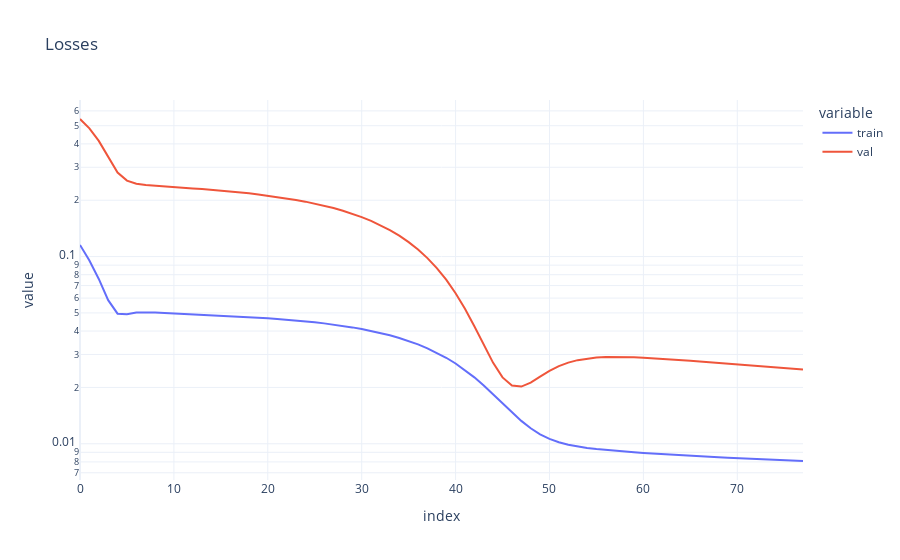

Write notebook code for a chart like this one.
### Markdown cell above
We define constants to use for training:
- `seq_length`: the number of time steps to use for training, *i.e.* the number of previous months to use to predict the next month
- `n_epochs`: the maximum number of epochs to train for
- `batch_size`: the batch size to use for training

### Code cell
seq_length = 1
n_epochs = 200
batch_size = 2
patience = 30
n_features = train.shape[1]
device = "cuda"

data_module = ap.PassengerDataModule(
  train=train,
  val=val,
  test=test,
  seq_length=seq_length,
  batch_size=batch_size,
  device=device,
)


# Create the model, optimizer and loss function
lstm = ap.PassengerLSTM(
  input_size=n_features, lstm_hidden_size=50, num_layers=4, output_size=1, device=device
)
optimizer = optim.AdamW(lstm.parameters(), lr=0.0002)
loss_fn = nn.MSELoss()

early_stopping = ap.EarlyStopping(patience=patience, verbose=True)

# Train the model
predictor = ap.PassengerPredictor(
  data_module=data_module, model=lstm, optimizer=optimizer, loss_fn=loss_fn
)
train_losses, val_losses = predictor.train(
  model=lstm,
  optimizer=optimizer,
  loss_fn=loss_fn,
  n_epochs=n_epochs,
  early_stopping=early_stopping,
  verbose=2
)


# Plot the losses
losses = pd.DataFrame({"train": train_losses, "val": val_losses})
px.line(losses, y=["train", "val"], title="Losses", log_y=True)

### Figure 1 — Plotly figure (JSON) as saved in the notebook; plotly's stock layout.template omitted (floating-point values rounded to 4 significant figures)
{"data": [{"hovertemplate": "variable=train<br>index=%{x}<br>value=%{y}<extra></extra>", "legendgroup": "train", "line": {"color": "#636efa", "dash": "solid"}, "marker": {"symbol": "circle"}, "mode": "lines", "name": "train", "orientation": "v", "showlegend": true, "type": "scatter", "x": [0, 1, 2, 3, 4, 5, 6, 7, 8, 9, 10, 11, 12, 13, 14, 15, 16, 17, 18, 19, 20, 21, 22, 23, 24, 25, 26, 27, 28, 29, 30, 31, 32, 33, 34, 35, 36, 37, 38, 39, 40, 41, 42, 43, 44, 45, 46, 47, 48, 49, 50, 51, 52, 53, 54, 55, 56, 57, 58, 59, 60, 61, 62, 63, 64, 65, 66, 67, 68, 69, 70, 71, 72, 73, 74, 75, 76, 77], "xaxis": "x", "y": [0.1154, 0.09524, 0.07594, 0.05849, 0.04953, 0.04918, 0.0502, 0.0504, 0.05024, 0.05, 0.04974, 0.04949, 0.04924, 0.04898, 0.04872, 0.04845, 0.04817, 0.04787, 0.04755, 0.04722, 0.04686, 0.04647, 0.04604, 0.04559, 0.04509, 0.04455, 0.04396, 0.04332, 0.04262, 0.04185, 0.041, 0.04008, 0.03906, 0.03795, 0.03673, 0.0354, 0.03394, 0.03236, 0.03065, 0.0288, 0.02684, 0.02477, 0.02264, 0.02049, 0.0184, 0.01645, 0.01471, 0.01325, 0.0121, 0.01124, 0.01062, 0.01019, 0.009887, 0.009666, 0.009497, 0.009364, 0.009253, 0.009158, 0.009073, 0.008997, 0.008927, 0.008861, 0.0088, 0.008741, 0.008685, 0.008631, 0.008579, 0.008529, 0.00848, 0.008433, 0.008387, 0.008342, 0.008298, 0.008254, 0.008212, 0.008171, 0.00813, 0.00809], "yaxis": "y"}, {"hovertemplate": "variable=val<br>index=%{x}<br>value=%{y}<extra></extra>", "legendgroup": "val", "line": {"color": "#EF553B", "dash": "solid"}, "marker": {"symbol": "circle"}, "mode": "lines", "name": "val", "orientation": "v", "showlegend": true, "type": "scatter", "x": [0, 1, 2, 3, 4, 5, 6, 7, 8, 9, 10, 11, 12, 13, 14, 15, 16, 17, 18, 19, 20, 21, 22, 23, 24, 25, 26, 27, 28, 29, 30, 31, 32, 33, 34, 35, 36, 37, 38, 39, 40, 41, 42, 43, 44, 45, 46, 47, 48, 49, 50, 51, 52, 53, 54, 55, 56, 57, 58, 59, 60, 61, 62, 63, 64, 65, 66, 67, 68, 69, 70, 71, 72, 73, 74, 75, 76, 77], "xaxis": "x", "y": [0.5431, 0.4844, 0.4149, 0.3387, 0.2813, 0.2546, 0.2449, 0.2409, 0.2385, 0.2366, 0.2349, 0.2331, 0.2313, 0.2293, 0.2273, 0.2251, 0.2228, 0.2203, 0.2176, 0.2147, 0.2116, 0.2083, 0.2047, 0.2007, 0.1965, 0.1919, 0.1869, 0.1815, 0.1757, 0.1694, 0.1625, 0.1551, 0.1471, 0.1385, 0.1293, 0.1195, 0.1091, 0.09813, 0.08679, 0.07522, 0.06371, 0.05263, 0.04247, 0.03378, 0.02705, 0.02262, 0.02047, 0.02022, 0.02123, 0.02284, 0.02452, 0.02599, 0.02714, 0.02797, 0.02853, 0.02887, 0.02905, 0.02911, 0.02908, 0.02898, 0.02884, 0.02866, 0.02846, 0.02825, 0.02802, 0.02778, 0.02754, 0.0273, 0.02706, 0.02681, 0.02657, 0.02633, 0.02609, 0.02585, 0.02561, 0.02538, 0.02515, 0.02492], "yaxis": "y"}], "layout": {"legend": {"title": {"text": "variable"}, "tracegroupgap": 0}, "title": {"text": "Losses"}, "xaxis": {"anchor": "y", "domain": [0, 1], "title": {"text": "index"}}, "yaxis": {"anchor": "x", "domain": [0, 1], "title": {"text": "value"}, "type": "log"}}}
